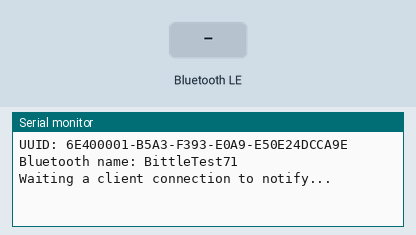
This sketch was run on a simulated ESP32. Shown: the last lines printed to the serial monitor. The test bench sets the inputs (shaded band). Random numbers use the default seed unless the sketch sets one; nothing arrives over Bluetooth unless stated; a phone connects over Bluetooth LE 3 s after start.

Above: at 1.2 s.
1.3 s: Bluetooth LE write "1" received
At 2.6 s:
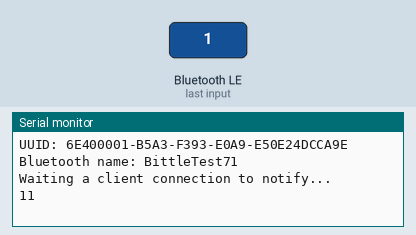
4.3 s: Bluetooth LE write "0" received
At 4.9 s:
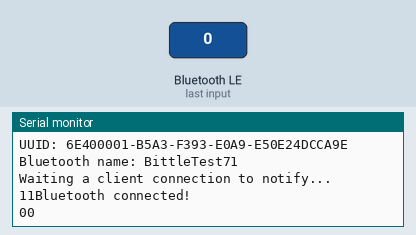

Measured:
- after the input at 1.3 s, the serial monitor: prints a new line at once (image 1)
- after the input at 4.3 s, the serial monitor: prints a new line at once (image 2)

The sketch:

testBLE_uart.ino
```cpp
/*
    Video: https://www.youtube.com/watch?v=oCMOYS71NIU
    Based on Neil Kolban example for IDF: https://github.com/nkolban/esp32-snippets/blob/master/cpp_utils/tests/BLE%20Tests/SampleNotify.cpp
    Ported to Arduino ESP32 by Evandro Copercini

   Create a BLE server that, once we receive a connection, will send periodic notifications.
   The service advertises itself as: 6E400001-B5A3-F393-E0A9-E50E24DCCA9E
   Has a characteristic of: 6E400002-B5A3-F393-E0A9-E50E24DCCA9E - used for receiving data with "WRITE"
   Has a characteristic of: 6E400003-B5A3-F393-E0A9-E50E24DCCA9E - used to send data with  "NOTIFY"

   The design of creating the BLE server is:
   1. Create a BLE Server
   2. Create a BLE Service
   3. Create a BLE Characteristic on the Service
   4. Create a BLE Descriptor on the characteristic
   5. Start the service.
   6. Start advertising.

   In this example rxValue is the data received (only accessible inside that function).
   And txValue is the data to be sent, in this example just a byte incremented every second.
*/
#include <BLEDevice.h>
#include <BLEServer.h>
#include <BLEUtils.h>
#include <BLE2902.h>

#define CONNECTION_NAME "BittleTest"
#define HOLD_TIME 1000
#define CONNECTION_ATTEMPT 5
BLEServer *pServer = NULL;
BLECharacteristic *pTxCharacteristic;
bool deviceConnected = false;
bool oldDeviceConnected = false;

// See the following for generating UUIDs:
// https://www.uuidgenerator.net/

#define SERVICE_UUID "6E400001-B5A3-F393-E0A9-E50E24DCCA9E"            // UART service UUID
#define CHARACTERISTIC_UUID_RX "6E400002-B5A3-F393-E0A9-E50E24DCCA9E"  // receive
#define CHARACTERISTIC_UUID_TX "6E400003-B5A3-F393-E0A9-E50E24DCCA9E"  // transmit

char *genBleID(int suffixDigits = 2, const char prefix[] = CONNECTION_NAME) {
  int prelen = strlen(prefix);
  char *id = new char[prelen + suffixDigits + 1];
  strcpy(id, prefix);
  for (int i = prelen; i < prelen + suffixDigits; i++) {
    int temp = esp_random() % 16;
    sprintf(id + i, "%X", temp);
  }
  id[prelen + suffixDigits] = '\0';
  Serial.print("Bluetooth name: ");
  Serial.println(id);
  return id;
}

class MyServerCallbacks : public BLEServerCallbacks {
  void onConnect(BLEServer *pServer) {
    deviceConnected = true;
  };
  void onDisconnect(BLEServer *pServer) {
    deviceConnected = false;
  }
};

class MyCallbacks : public BLECharacteristicCallbacks {
  void onWrite(BLECharacteristic *pCharacteristic) {
    String rxValue = pCharacteristic->getValue().c_str();
    if (rxValue.length() > 0) {
      Serial.print(rxValue);
      // Serial.println("*********");
      // Serial.print("Received Value: ");
      for (int i = 0; i < rxValue.length(); i++)
        Serial.print(rxValue[i]);
      // Serial.println();
      // Serial.println("*********");
    } else {
      Serial.print(rxValue.length());
    }
  }
};

void setup() {
  Serial.begin(115200);
  Serial.print("UUID: ");
  Serial.println(SERVICE_UUID);
  // Create the BLE Device
  //  std::string suffix = std::string(CONNECTION_NAME) + genBleID(3);
  BLEDevice::init(genBleID());  //using default parameters
                                //  BLEDevice::init(genBleID(3, "OpenCat"));

  // Create the BLE Server
  pServer = BLEDevice::createServer();
  pServer->setCallbacks(new MyServerCallbacks());

  // Create the BLE Service
  BLEService *pService = pServer->createService(SERVICE_UUID);

  // Create a BLE Characteristic
  pTxCharacteristic =
    pService->createCharacteristic(
      CHARACTERISTIC_UUID_TX,
      BLECharacteristic::PROPERTY_NOTIFY);

  pTxCharacteristic->addDescriptor(new BLE2902());

  BLECharacteristic *pRxCharacteristic =
    pService->createCharacteristic(
      CHARACTERISTIC_UUID_RX,
      BLECharacteristic::PROPERTY_WRITE);

  pRxCharacteristic->setCallbacks(new MyCallbacks());

  // Start the service
  pService->start();

  // Start advertising
  pServer->getAdvertising()->start();
  Serial.println("Waiting a client connection to notify...");
}


void bleWrite(String buff) {
  if (deviceConnected) {
    pTxCharacteristic->setValue(buff.c_str());
    pTxCharacteristic->notify();
  }
}

void loop() {
  if (deviceConnected && Serial.available()) {
    String buff = Serial.readStringUntil('\n');
    bleWrite(buff);
  }

  // disconnecting
  if (!deviceConnected && oldDeviceConnected) {
    delay(50);                    // give the bluetooth stack the chance to get things ready
    pServer->startAdvertising();  // restart advertising
    Serial.println("Bluetooth disconnected!");
    oldDeviceConnected = deviceConnected;
  }
  // connecting
  if (deviceConnected && !oldDeviceConnected) {
    // do stuff here on connecting
    Serial.println("Bluetooth connected!");
    oldDeviceConnected = deviceConnected;
    delay(HOLD_TIME);
    for (byte i = 0; i < CONNECTION_ATTEMPT; i++) {
      pTxCharacteristic->setValue("Petoi Bittle");
      pTxCharacteristic->notify();
      delay(100);
    }
  }
}
```
